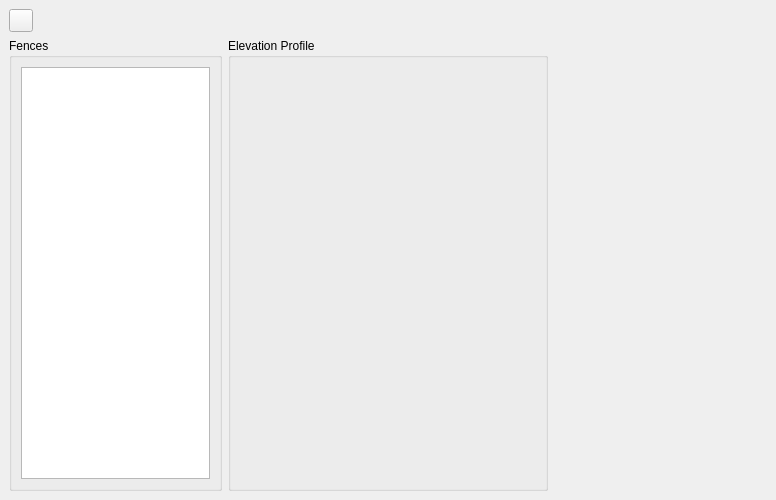
<?xml version="1.0" encoding="UTF-8"?>
<ui version="4.0">
 <class>FenceViewBase</class>
 <widget class="QDockWidget" name="FenceViewBase">
  <property name="geometry">
   <rect>
    <x>0</x>
    <y>0</y>
    <width>776</width>
    <height>500</height>
   </rect>
  </property>
  <property name="sizePolicy">
   <sizepolicy hsizetype="MinimumExpanding" vsizetype="Minimum">
    <horstretch>0</horstretch>
    <verstretch>0</verstretch>
   </sizepolicy>
  </property>
  <property name="layoutDirection">
   <enum>Qt::LeftToRight</enum>
  </property>
  <property name="styleSheet">
   <string notr="true"/>
  </property>
  <property name="windowTitle">
   <string>MLA Paddock Power | Plan Fences</string>
  </property>
  <widget class="QWidget" name="dockWidgetContents">
   <property name="sizePolicy">
    <sizepolicy hsizetype="MinimumExpanding" vsizetype="MinimumExpanding">
     <horstretch>0</horstretch>
     <verstretch>0</verstretch>
    </sizepolicy>
   </property>
   <property name="layoutDirection">
    <enum>Qt::LeftToRight</enum>
   </property>
   <property name="styleSheet">
    <string notr="true"/>
   </property>
   <layout class="QVBoxLayout" name="verticalLayout">
    <item>
     <layout class="QHBoxLayout" name="headerLayout">
      <item>
       <widget class="QToolButton" name="sketchFenceButton">
        <property name="toolTip">
         <string>Sketch a Fence …</string>
        </property>
        <property name="text">
         <string/>
        </property>
        <property name="icon">
         <iconset>
          <normaloff>../../../images/new-split-paddock.png</normaloff>../../../images/new-split-paddock.png</iconset>
        </property>
       </widget>
      </item>
      <item>
       <spacer name="toolbarSpacer">
        <property name="orientation">
         <enum>Qt::Horizontal</enum>
        </property>
        <property name="sizeHint" stdset="0">
         <size>
          <width>40</width>
          <height>20</height>
         </size>
        </property>
       </spacer>
      </item>
     </layout>
    </item>
    <item>
     <layout class="QHBoxLayout" name="contentLayout" stretch="2,3,2">
      <property name="topMargin">
       <number>0</number>
      </property>
      <item>
       <widget class="QGroupBox" name="fenceListGroupBox">
        <property name="sizePolicy">
         <sizepolicy hsizetype="Expanding" vsizetype="MinimumExpanding">
          <horstretch>0</horstretch>
          <verstretch>0</verstretch>
         </sizepolicy>
        </property>
        <property name="title">
         <string>Fences</string>
        </property>
        <layout class="QVBoxLayout" name="fencesVerticalLayout">
         <item>
          <widget class="FenceLayerList" name="fenceList"/>
         </item>
        </layout>
       </widget>
      </item>
      <item>
       <widget class="QGroupBox" name="profileGroupBox">
        <property name="styleSheet">
         <string notr="true">background-colour: rgb(255,255,255);</string>
        </property>
        <property name="title">
         <string>Elevation Profile</string>
        </property>
        <layout class="QVBoxLayout" name="profileVerticalLayout">
         <property name="spacing">
          <number>0</number>
         </property>
         <property name="leftMargin">
          <number>0</number>
         </property>
         <property name="topMargin">
          <number>0</number>
         </property>
         <property name="rightMargin">
          <number>0</number>
         </property>
         <property name="bottomMargin">
          <number>0</number>
         </property>
         <item>
          <layout class="QVBoxLayout" name="profileLayout">
           <property name="sizeConstraint">
            <enum>QLayout::SetDefaultConstraint</enum>
           </property>
           <property name="topMargin">
            <number>0</number>
           </property>
           <item>
            <widget class="ProfileDetails" name="profileDetails" native="true">
             <property name="sizePolicy">
              <sizepolicy hsizetype="MinimumExpanding" vsizetype="MinimumExpanding">
               <horstretch>0</horstretch>
               <verstretch>0</verstretch>
              </sizepolicy>
             </property>
             <property name="minimumSize">
              <size>
               <width>0</width>
               <height>0</height>
              </size>
             </property>
             <property name="styleSheet">
              <string notr="true"/>
             </property>
            </widget>
           </item>
          </layout>
         </item>
         <item>
          <spacer name="verticalSpacer">
           <property name="orientation">
            <enum>Qt::Vertical</enum>
           </property>
           <property name="sizeHint" stdset="0">
            <size>
             <width>20</width>
             <height>40</height>
            </size>
           </property>
          </spacer>
         </item>
        </layout>
       </widget>
      </item>
      <item>
       <widget class="FencePaddockChanges" name="fencePaddockChanges" native="true">
        <property name="sizePolicy">
         <sizepolicy hsizetype="Minimum" vsizetype="Expanding">
          <horstretch>0</horstretch>
          <verstretch>0</verstretch>
         </sizepolicy>
        </property>
        <property name="minimumSize">
         <size>
          <width>100</width>
          <height>0</height>
         </size>
        </property>
        <property name="styleSheet">
         <string notr="true"/>
        </property>
       </widget>
      </item>
     </layout>
    </item>
   </layout>
  </widget>
 </widget>
 <customwidgets>
  <customwidget>
   <class>ProfileDetails</class>
   <extends>QWidget</extends>
   <header>mlapp/src/widgets/profile_details/profile_details</header>
   <container>1</container>
  </customwidget>
  <customwidget>
   <class>FencePaddockChanges</class>
   <extends>QWidget</extends>
   <header>mlapp/src/widgets/fence_details/fence_paddock_changes</header>
   <container>1</container>
  </customwidget>
  <customwidget>
   <class>FenceLayerList</class>
   <extends>QListWidget</extends>
   <header>mlapp/src/widgets/feature_list/fence_layer_list</header>
  </customwidget>
 </customwidgets>
 <resources/>
 <connections/>
</ui>
